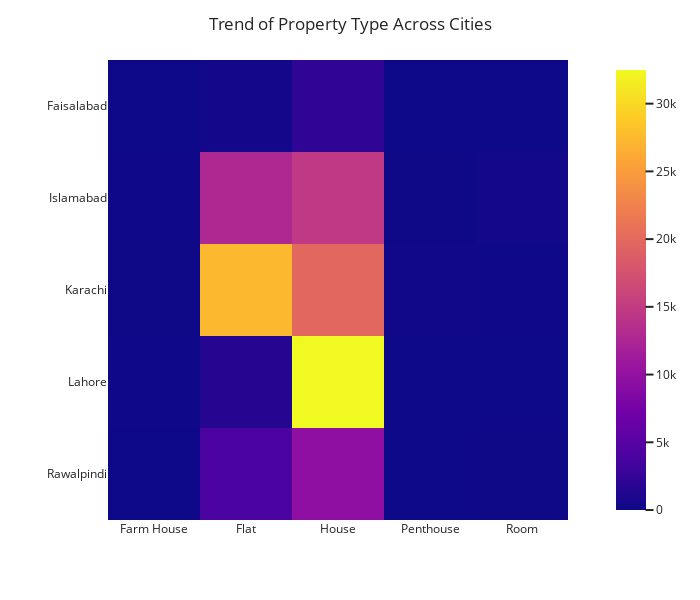

Source (notebook cell):
### Code cell
fig = px.imshow(property_type_by_city)
fig.update_layout(title='Trend of Property Type Across Cities',height=600, width=700, xaxis_title=None, yaxis_title=None, template='seaborn')
fig.show()

### Figure 1 — Plotly figure (JSON) as saved in the notebook; plotly's stock layout.template omitted (floating-point values rounded to 4 significant figures)
{"data": [{"coloraxis": "coloraxis", "hovertemplate": "property_type: %{x}<br>city: %{y}<br>color: %{z}<extra></extra>", "name": "0", "type": "heatmap", "x": ["Farm House", "Flat", "House", "Penthouse", "Room"], "xaxis": "x", "y": ["Faisalabad", "Islamabad", "Karachi", "Lahore", "Rawalpindi"], "yaxis": "y", "z": [[4, 294, 2202, 2, 29], [90, 12767, 14698, 39, 295], [34, 27349, 19778, 237, 100], [97, 1503, 32484, 6, 6], [12, 3940, 9585, 8, 41]]}], "layout": {"coloraxis": {"colorscale": [[0, "#0d0887"], [0.1111, "#46039f"], [0.2222, "#7201a8"], [0.3333, "#9c179e"], [0.4444, "#bd3786"], [0.5556, "#d8576b"], [0.6667, "#ed7953"], [0.7778, "#fb9f3a"], [0.8889, "#fdca26"], [1, "#f0f921"]]}, "height": 600, "margin": {"t": 60}, "title": {"text": "Trend of Property Type Across Cities"}, "width": 700, "xaxis": {"anchor": "y", "autorange": true, "constrain": "domain", "domain": [0.05166, 0.9483], "range": [-0.5, 4.5], "scaleanchor": "y", "title": {}, "type": "category"}, "yaxis": {"anchor": "x", "autorange": true, "constrain": "domain", "domain": [0, 1], "range": [4.5, -0.5], "title": {}, "type": "category"}}}
